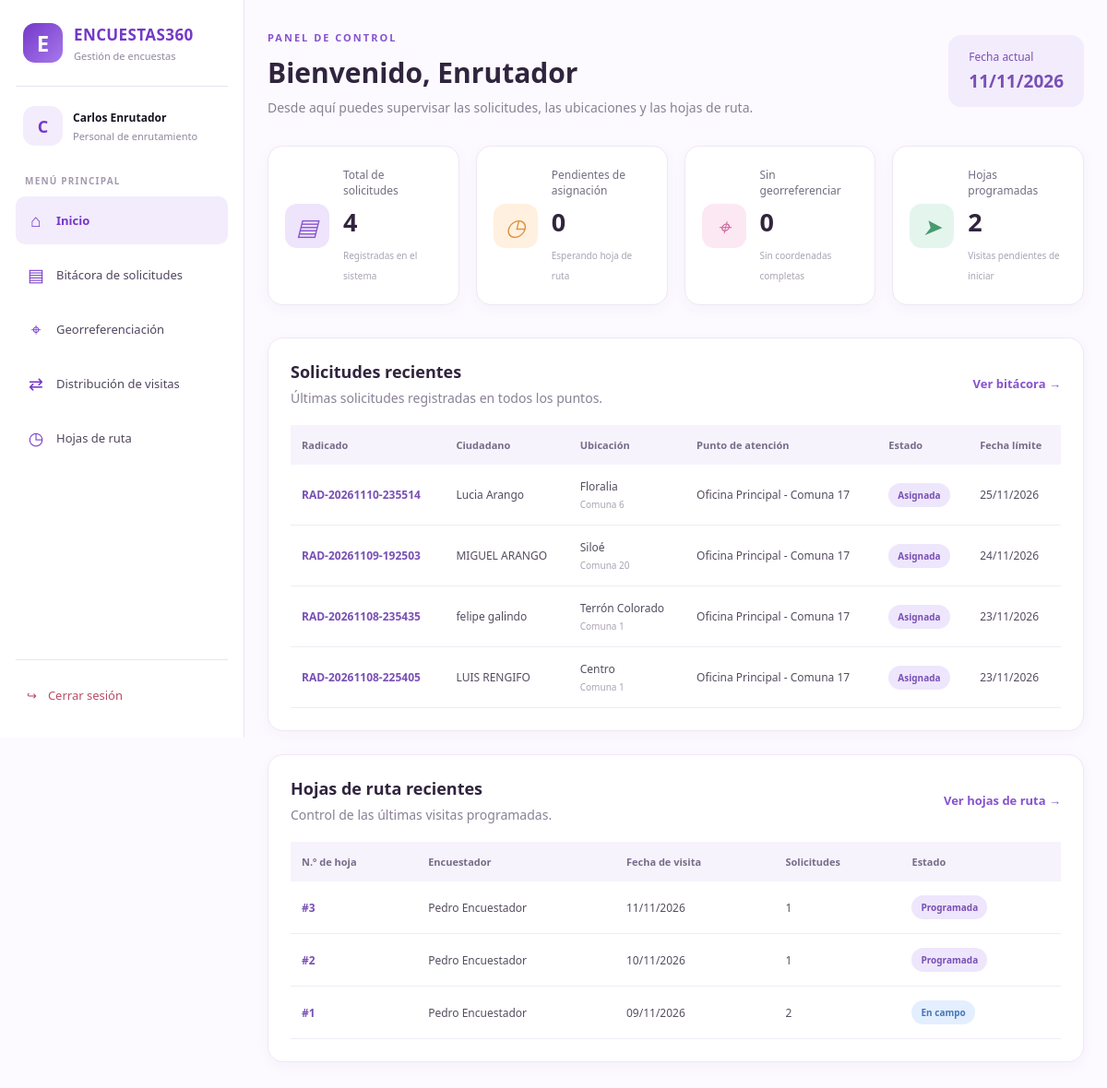
Page /public/index.php?action=enrutador_inicio (signed in) on the committed database.
### tables this page shows
CREATE TABLE `solicitudes` (
  `id_solicitud` int(10) UNSIGNED NOT NULL,
  `radicado` varchar(30) NOT NULL,
  `id_solicitante` int(10) UNSIGNED NOT NULL,
  `id_punto` smallint(5) UNSIGNED NOT NULL,
  `id_punto_asignado` smallint(5) UNSIGNED DEFAULT NULL,
  `id_usuario_radica` int(10) UNSIGNED NOT NULL,
  `id_carga` int(10) UNSIGNED DEFAULT NULL,
  `fecha_radicacion` datetime NOT NULL DEFAULT current_timestamp(),
  `fecha_limite` date NOT NULL,
  `estado` enum('radicada','asignada','visitada','en_revision','apto','no_apto','devuelta','cancelada') NOT NULL DEFAULT 'radicada'
);

CREATE TABLE `solicitantes` (
  `id_solicitante` int(10) UNSIGNED NOT NULL,
  `tipo_documento` varchar(20) NOT NULL,
  `numero_documento` varchar(30) NOT NULL,
  `nombres` varchar(80) NOT NULL,
  `apellidos` varchar(80) NOT NULL,
  `telefono` varchar(20) NOT NULL,
  `correo` varchar(120) DEFAULT NULL,
  `direccion` varchar(150) NOT NULL,
  `id_barrio` int(10) UNSIGNED NOT NULL
);

CREATE TABLE `barrios` (
  `id_barrio` int(10) UNSIGNED NOT NULL,
  `id_comuna` smallint(5) UNSIGNED NOT NULL,
  `nombre` varchar(100) NOT NULL,
  `ciudad` varchar(80) NOT NULL DEFAULT 'Principal'
);

CREATE TABLE `comunas` (
  `id_comuna` smallint(5) UNSIGNED NOT NULL,
  `nombre` varchar(80) NOT NULL,
  `zona` enum('urbana','rural') NOT NULL DEFAULT 'urbana'
);

CREATE TABLE `puntos_atencion` (
  `id_punto` smallint(5) UNSIGNED NOT NULL,
  `nombre` varchar(80) NOT NULL,
  `direccion` varchar(150) NOT NULL,
  `es_principal` tinyint(1) NOT NULL DEFAULT 0,
  `activo` tinyint(1) NOT NULL DEFAULT 1,
  `id_comuna` smallint(5) UNSIGNED DEFAULT NULL,
  `latitud` decimal(10,8) DEFAULT NULL,
  `longitud` decimal(11,8) DEFAULT NULL
);

CREATE TABLE `cargas` (
  `id_carga` int(10) UNSIGNED NOT NULL,
  `id_encuestador` int(10) UNSIGNED NOT NULL,
  `id_enrutador` int(10) UNSIGNED NOT NULL,
  `fecha_visita` date NOT NULL,
  `estado` enum('programada','en_campo','cerrada') NOT NULL DEFAULT 'programada',
  `creada_en` timestamp NOT NULL DEFAULT current_timestamp(),
  `entregada_en` datetime DEFAULT NULL,
  `id_usuario_entrega` int(10) UNSIGNED DEFAULT NULL
);

### app/controllers/EnrutadorController.php (called while the page is built, shortened)
<?php
require_once __DIR__ . '/../models/SolicitudModel.php';
require_once __DIR__ . '/../models/CargaModel.php';
class EnrutadorController {
    public function mostrarInicio() {
        $solicitudModel = new SolicitudModel();
        $cargaModel = new CargaModel();
        $resumen = $solicitudModel->obtenerResumenEnrutador();
        $solicitudesRecientes = $solicitudModel->obtenerSolicitudesRecientesEnrutador();
        $hojasProgramadas = $cargaModel->contarHojasProgramadas();
        $hojasRecientes = $cargaModel->obtenerHojasRecientes();
        require_once __DIR__ . '/../views/enrutador/inicio.php';
    }
}
?>

### app/models/SolicitudModel.php (called while the page is built, shortened)
<?php
require_once __DIR__ . '/../config/conexion.php';
class SolicitudModel {
    private $conn;
    public function __construct() {
        $database = new Database();
        $this->conn = $database->getConnection();
    }
public function obtenerResumenEnrutador() {
    $query = "SELECT
                COUNT(*) AS total_solicitudes,
                SUM(
                    CASE
                        WHEN s.estado = 'radicada'
                             AND s.id_carga IS NULL
                        THEN 1 ELSE 0
                    END
                ) AS pendientes_asignacion,
                SUM(
                    CASE
                        WHEN g.id_solicitud IS NULL
                             OR g.latitud IS NULL
                             OR g.longitud IS NULL
                        THEN 1 ELSE 0
                    END
                ) AS sin_georreferenciar
              FROM solicitudes s
              LEFT JOIN georreferenciacion g
                ON s.id_solicitud = g.id_solicitud";
    $stmt = $this->conn->prepare($query);
    $stmt->execute();
    return $stmt->fetch(PDO::FETCH_ASSOC);
}
public function obtenerSolicitudesRecientesEnrutador() {
    $query = "SELECT
                s.id_solicitud,
                s.radicado,
                s.estado,
                s.fecha_radicacion,
                s.fecha_limite,
                so.nombres,
                so.apellidos,
                so.direccion,
                b.nombre AS barrio,
                cm.nombre AS comuna,
                p.nombre AS punto_atencion,
                g.latitud,
                g.longitud
              FROM solicitudes s
              INNER JOIN solicitantes so
                ON s.id_solicitante = so.id_solicitante
              INNER JOIN barrios b
                ON so.id_barrio = b.id_barrio
              INNER JOIN comunas cm
                ON b.id_comuna = cm.id_comuna
              LEFT JOIN puntos_atencion p
                ON s.id_punto = p.id_punto
              LEFT JOIN georreferenciacion g
                ON s.id_solicitud = g.id_solicitud
              ORDER BY s.fecha_radicacion DESC, s.id_solicitud DESC
              LIMIT 8";
    $stmt = $this->conn->prepare($query);
    $stmt->execute();
    return $stmt->fetchAll(PDO::FETCH_ASSOC);
}
}
?>

### app/config/conexion.php (called while the page is built, shortened)
<?php
class Database {
    private $host = "localhost";
    private $db_name = "encuestas_db";
    private $username = "root";
    private $password = "";
    public function getConnection() {
        $this->conn = null;
        try {
            $this->conn = new PDO("mysql:host=" . $this->host . ";dbname=" . $this->db_name, $this->username, $this->password);
            $this->conn->setAttribute(PDO::ATTR_ERRMODE, PDO::ERRMODE_EXCEPTION);
            $this->conn->exec("set names utf8");
        } catch(PDOException $exception) {
            die("Error de conexión a la base de datos: " . $exception->getMessage());
        }
        return $this->conn;
    }
}
?>

### app/models/CargaModel.php (called while the page is built, shortened)
<?php
require_once __DIR__ . '/../config/conexion.php';
class CargaModel {
    private $conn;
    public function __construct() {
        $database = new Database();
        $this->conn = $database->getConnection();
    }
public function contarHojasProgramadas() {
    $query = "SELECT COUNT(*)
              FROM cargas
              WHERE estado = 'programada'";
    $stmt = $this->conn->prepare($query);
    $stmt->execute();
    return (int) $stmt->fetchColumn();
}
public function obtenerHojasRecientes() {
    $query = "SELECT
                c.id_carga,
                c.fecha_visita,
                c.estado,
                c.creada_en,
                CONCAT(u.nombres, ' ', u.apellidos) AS encuestador,
                COUNT(s.id_solicitud) AS total_solicitudes
            FROM cargas c
            INNER JOIN usuarios u
            ON c.id_encuestador = u.id_usuario
            LEFT JOIN solicitudes s
            ON s.id_carga = c.id_carga
            GROUP BY
            c.id_carga,
            c.fecha_visita,
            c.estado,
            c.creada_en,
            u.nombres,
            u.apellidos
            ORDER BY c.creada_en DESC, c.id_carga DESC
            LIMIT 5";
    $stmt = $this->conn->prepare($query);
    $stmt->execute();
    return $stmt->fetchAll(PDO::FETCH_ASSOC);
}
}
?>

### app/views/enrutador/inicio.php (the view, shortened to what this page needs)
<!DOCTYPE html>
<html lang="es">
<head>
    <link rel="stylesheet" href="assets/css/stylesVentanilla.css">
    <link rel="stylesheet" href="assets/css/stylesEnrutadorInicio.css">
</head>
<body>
<?php
require_once __DIR__ . '/../layouts/menu.php';
$total = (int)($resumen['total_solicitudes'] ?? 0);
$pendientes = (int)($resumen['pendientes_asignacion'] ?? 0);
$sinGeo = (int)($resumen['sin_georreferenciar'] ?? 0);
?>
<main class="ventanilla-main enrutador-inicio">
    <header class="inicio-header">
        <div>
            <span class="inicio-etiqueta">PANEL DE CONTROL</span>
            <h1>Bienvenido, Enrutador</h1>
            <p>
                Desde aquí puedes supervisar las solicitudes,
                las ubicaciones y las hojas de ruta.
            </p>
        </div>
        <div class="inicio-fecha">
            <span>Fecha actual</span>
            <strong><?= date('d/m/Y') ?></strong>
        </div>
    </header>
    <section class="enrutador-estadisticas">
        <article class="estadistica-card">
            <div class="estadistica-icono morado">
                <i class="icono">▤</i>
            </div>
            <div>
                <span>Total de solicitudes</span>
                <strong><?= $total ?></strong>
                <small>Registradas en el sistema</small>
            </div>
        </article>
        <article class="estadistica-card">
            <div class="estadistica-icono naranja">
                <i class="icono">◷</i>
            </div>
            <div>
                <span>Pendientes de asignación</span>
                <strong><?= $pendientes ?></strong>
                <small>Esperando hoja de ruta</small>
            </div>
        </article>
        <article class="estadistica-card">
            <div class="estadistica-icono rosado">
                <i class="icono">⌖</i>
            </div>
            <div>
                <span>Sin georreferenciar</span>
                <strong><?= $sinGeo ?></strong>
                <small>Sin coordenadas completas</small>
            </div>
        </article>
        <article class="estadistica-card">
            <div class="estadistica-icono verde">
                <i class="icono">➤</i>
            </div>
            <div>
                <span>Hojas programadas</span>
                <strong><?= (int)$hojasProgramadas ?></strong>
                <small>Visitas pendientes de iniciar</small>
            </div>
        </article>
    </section>
    <section class="inicio-seccion">
        <div class="seccion-encabezado">
            <div>
                <h2>Solicitudes recientes</h2>
                <p>Últimas solicitudes registradas en todos los puntos.</p>
            </div>
            <a href="index.php?action=bitacora" class="enlace-seccion">
                Ver bitácora →
            </a>
        </div>
        <div class="tabla-contenedor">
            <table class="tabla-enrutador">
                <thead>
                    <tr>
                        <th>Radicado</th>
                        <th>Ciudadano</th>
                        <th>Ubicación</th>
                        <th>Punto de atención</th>
                        <th>Estado</th>
                        <th>Fecha límite</th>
                    </tr>
                </thead>
                <tbody>
                <?php if (!empty($solicitudesRecientes)): ?>
                    <?php foreach ($solicitudesRecientes as $solicitud): ?>
                        <tr>
                            <td>
                                <strong>
                                    <?= htmlspecialchars($solicitud['radicado'] ?? '') ?>
                                </strong>
                            </td>
                            <td>
                                <?= htmlspecialchars(
                                    ($solicitud['nombres'] ?? '') . ' ' .
                                    ($solicitud['apellidos'] ?? '')
                                ) ?>
                            </td>
                            <td>
                                <?= htmlspecialchars($solicitud['barrio'] ?? '') ?>
                                <small>
                                    <?= htmlspecialchars($solicitud['comuna'] ?? '') ?>
                                </small>
                            </td>
                            <td>
                                <?= htmlspecialchars($solicitud['punto_atencion'] ?? 'No disponible') ?>
                            </td>
                            <td>
                                <span class="estado-enrutador estado-<?= htmlspecialchars($solicitud['estado'] ?? '') ?>">
                                    <?= htmlspecialchars(ucfirst(str_replace('_', ' ', $solicitud['estado'] ?? ''))) ?>
                                </span>
                            </td>
                            <td>
                                <?= !empty($solicitud['fecha_limite'])
                                    ? date('d/m/Y', strtotime($solicitud['fecha_limite']))
                                    : 'Sin fecha' ?>
                            </td>
                        </tr>
                    <?php endforeach; ?>
                <?php endif; ?>
                </tbody>
            </table>
        </div>
    </section>
    <section class="inicio-seccion">
        <div class="seccion-encabezado">
            <div>
                <h2>Hojas de ruta recientes</h2>
                <p>Control de las últimas visitas programadas.</p>
            </div>
            <a href="index.php?action=hojas_ruta" class="enlace-seccion">
                Ver hojas de ruta →
            </a>
        </div>
        <div class="tabla-contenedor">
            <table class="tabla-enrutador">
                <thead>
                    <tr>
                        <th>N.º de hoja</th>
                        <th>Encuestador</th>
                        <th>Fecha de visita</th>
                        <th>Solicitudes</th>
                        <th>Estado</th>
                    </tr>
                </thead>
                <tbody>
                <?php if (!empty($hojasRecientes)): ?>
                    <?php foreach ($hojasRecientes as $hoja): ?>
                        <tr>
                            <td>
                                <strong>
                                    #<?= (int)$hoja['id_carga'] ?>
                                </strong>
                            </td>
                            <td>
                                <?= htmlspecialchars($hoja['encuestador'] ?? '') ?>
                            </td>
                            <td>
                                <?= !empty($hoja['fecha_visita'])
                                    ? date('d/m/Y', strtotime($hoja['fecha_visita']))
                                    : 'Sin fecha' ?>
                            </td>
                            <td>
                                <?= (int)($hoja['total_solicitudes'] ?? 0) ?>
                            </td>
                            <td>
                                <span class="estado-enrutador estado-<?= htmlspecialchars($hoja['estado'] ?? '') ?>">
                                    <?= htmlspecialchars(ucfirst(str_replace('_', ' ', $hoja['estado'] ?? ''))) ?>
                                </span>
                            </td>
                        </tr>
                    <?php endforeach; ?>
                <?php endif; ?>
                </tbody>
            </table>
        </div>
    </section>
</main>
</body>
</html>

### rows in the picture
solicitudes: radicado "RAD-20261110-235514", id_solicitante.apellidos "Lucia Arango", barrios.nombre "Floralia", comunas.nombre "Comuna 6", id_punto.nombre "Oficina Principal - Comuna 17", estado "Asignada", fecha_limite "25/11/2026"
solicitudes: radicado "RAD-20261109-192503", id_solicitante.apellidos "MIGUEL ARANGO", barrios.nombre "Siloé", comunas.nombre "Comuna 20", id_punto.nombre "Oficina Principal - Comuna 17", estado "Asignada", fecha_limite "24/11/2026"
solicitudes: radicado "RAD-20261108-235435", id_solicitante.apellidos "felipe galindo", barrios.nombre "Terrón Colorado", comunas.nombre "Comuna 1", id_punto.nombre "Oficina Principal - Comuna 17", estado "Asignada", fecha_limite "23/11/2026"
solicitudes: radicado "RAD-20261108-225405", id_solicitante.apellidos "LUIS RENGIFO", barrios.nombre "Centro", comunas.nombre "Comuna 1", id_punto.nombre "Oficina Principal - Comuna 17", estado "Asignada", fecha_limite "23/11/2026"
cargas: id_carga "3", encuestador "Pedro Encuestador", fecha_visita "11/11/2026", total_solicitudes "1", estado "Programada"
cargas: id_carga "2", encuestador "Pedro Encuestador", fecha_visita "10/11/2026", total_solicitudes "1", estado "Programada"
cargas: id_carga "1", encuestador "Pedro Encuestador", fecha_visita "09/11/2026", total_solicitudes "2", estado "En campo"

### other values in the picture
$inicialUsuario "C"
$nombreUsuario "Carlos Enrutador"
$total "4"
$pendientes "0"
$sinGeo "0"
$hojasProgramadas "2"
